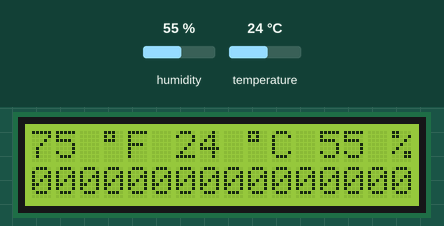
A sketch run on a simulated Arduino Uno, built with avr-gcc and run on an emulated ATmega328P. Parts: 16×2 character LCD. The test bench sets the inputs (shaded band); at power-on: temperature 24 °C, humidity 55 %. What the sketch prints to the serial monitor is not drawn.

Above: at 1.2 s.
1.3 s: temperature set to 41 °C
At 2.0 s:
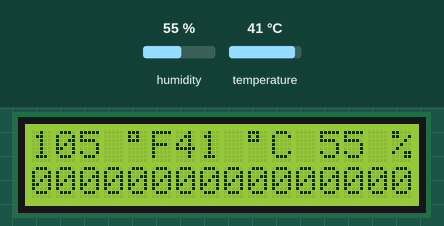
2.8 s: temperature set to 12 °C
At 3.5 s:
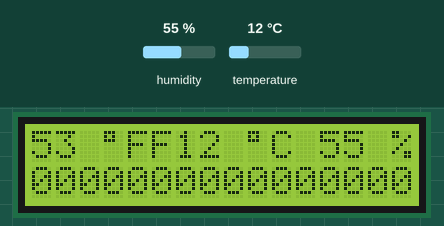
4.3 s: humidity set to 22 %
At 4.8 s:
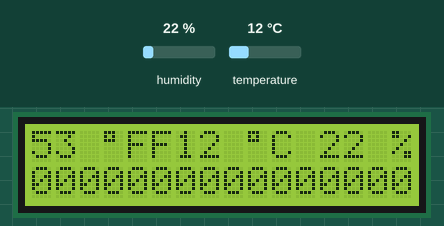
5.8 s: humidity set to 68 %
At 6.1 s:
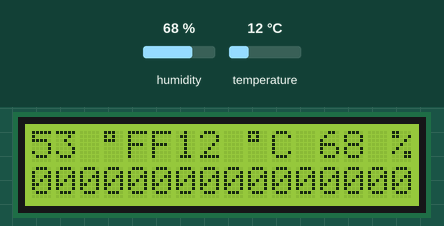
Timing chart, 0 to 8.3 s (numbered marks = the images above; inputs shaded):
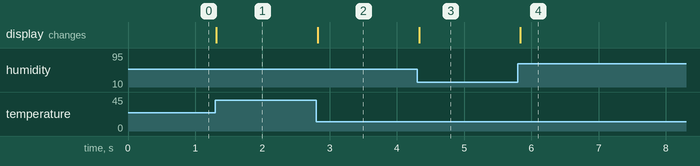

The sketch:

project2.ino
```cpp
#include <SimpleDHT.h>
#include <LiquidCrystal.h>
// for DHT11,
//      VCC: 5V or 3V
//      GND: GND
//      DATA: 7
char pinDHT11 = 7;
//                RS, E, D4, D5, D6, D7
LiquidCrystal lcd(13, 12, 11, 10, 9, 8);
SimpleDHT11 dht11(pinDHT11);
int li          = 16;
int lii         = 0;
void setup() {
  Serial.begin(115200);
  lcd.begin (16,2);
}

void loop() {
  // start working...
  Serial.println("=================================");
  Serial.println("Sample DHT11 with RAW bits...");

  // read with raw sample data.
  byte celsius = 0;
  byte humidity = 0;
  char data[40] = {0};
  int err = SimpleDHTErrSuccess;
  if ((err = dht11.read(&celsius, &humidity, data)) != SimpleDHTErrSuccess) {
    Serial.print("Read DHT11 failed, err="); Serial.println(err);delay(1000);
    return;
  }

  Serial.print("Sample RAW Bits: ");
  /*for (int i = 0; i < 40; i++) {
    Serial.print((int)data[i]);
    if (i > 0 && ((i + 1) % 4) == 0) {
      Serial.print(' ');
    }
  }*/
  Serial.println("");

  Serial.print("Sample OK: ");
  Serial.print((int)celsius); Serial.print(" *C, ");
  Serial.print((int)humidity); Serial.println(" H");
  byte fahrenheit = celsius *1.8 +32;
  //indent
  lcd.setCursor(0,0);
  //prints temperature in fahrenheit
  lcd.print(fahrenheit);lcd.print(" ");lcd.print((char)223);lcd.print("F");
  //indent
  lcd.setCursor(6,0);
  //prints temperature in celcius
  lcd.print(celsius);lcd.print(" ");lcd.print((char)223);lcd.print("C");
  //indent
  lcd.setCursor(12,0);
  //prints humidity percentage
  lcd.print(humidity);lcd.print(" ");lcd.print("%");
  //new line
  lcd.setCursor(0,1);
  //Print raw bits
  String bitsoutput = "";
    for (int ctr=li;ctr<li+16;ctr++){
    bitsoutput = bitsoutput = bitsoutput + (int)data[ctr];
    }
  lcd.print(bitsoutput);
  li++;
  if (li > 40-lii) li = 0;

  /*for (int i = 0; i < 40; i++) {
    lcd.print(Scroll_LCD_Left((String)data[i]));
    if (i > 0 && ((i + 1) % 4) == 0) {
      Serial.print(' ');
    }
  // DHT11 sampling rate is 1HZ.
  delay(100);
 } */
}
/*
String Scroll_LCD_Left(String StrDisplay){
  String result;
  String StrProcess = "                " + StrDisplay + "                ";
  result = StrProcess.substring(Li,Lii);
  Li++;
  Lii++;
  if (Li>StrProcess.length()){
    Li=16;
    Lii=0;
  }
  return result;
}
void Clear_Scroll_LCD_Left(){
  Li=16;
  Lii=0;
} */
```

Measured:
- after the input at 1.3 s, the display: changes at once (image 1)
- after the input at 2.8 s, the display: changes at once (image 2)
- after the input at 4.3 s, the display: changes at once (image 3)
- after the input at 5.8 s, the display: changes at once (image 4)
